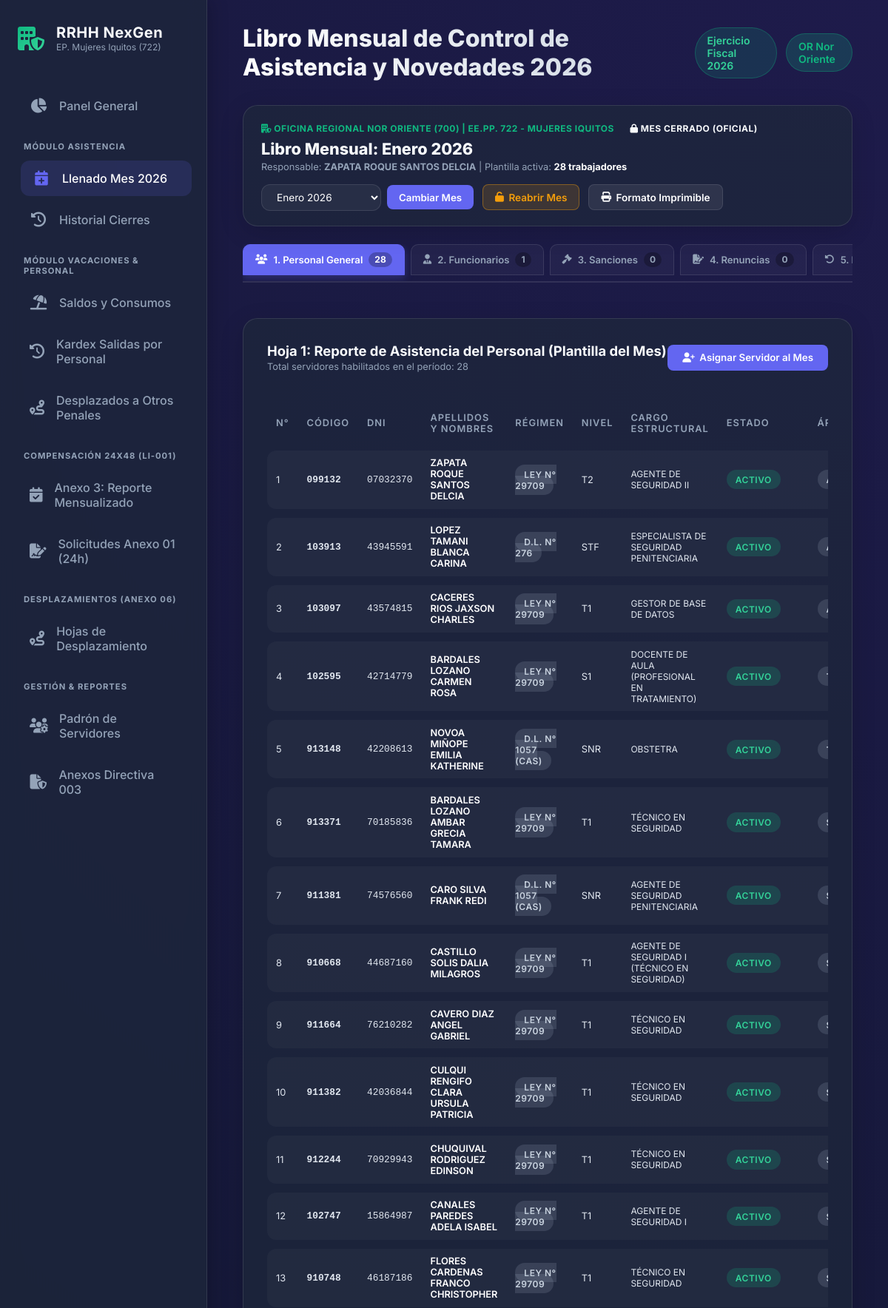
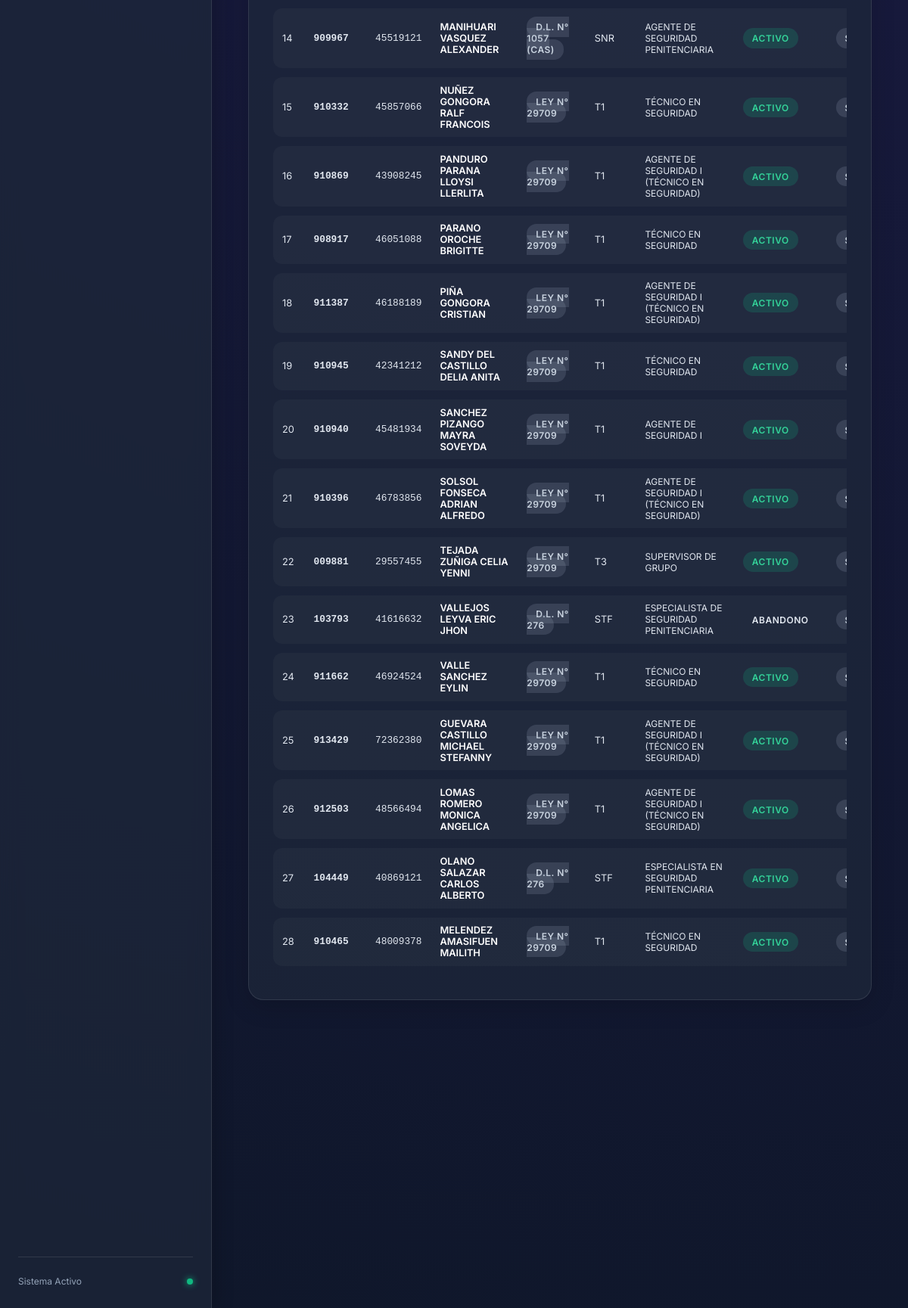
The app's page /asistencia/llenado-2026 with its own data (2 pictures, top to bottom).
### tables this page shows
CREATE TABLE empleados (
    id_empleado INTEGER PRIMARY KEY AUTOINCREMENT,
    codigo_servidor VARCHAR(20) UNIQUE NOT NULL, -- Ej: '099132', '103097'
    dni VARCHAR(15) UNIQUE,                      -- DNI (8 dígitos)
    apellidos_nombres VARCHAR(200) NOT NULL,
    created_at TIMESTAMP DEFAULT CURRENT_TIMESTAMP
, grupo_guardia_default INTEGER DEFAULT 1);

CREATE TABLE asistencia_mensual_personal (
    id_asistencia INTEGER PRIMARY KEY AUTOINCREMENT,
    id_reporte INTEGER NOT NULL,
    id_empleado INTEGER NOT NULL,
    id_regimen INTEGER,
    nivel VARCHAR(20),                           -- Ej: 'T1', 'T2', 'S1', 'STF', 'SNR'
    cargo_estructural VARCHAR(200),              -- Ej: 'AGENTE DE SEGURIDAD II'
    estado_laboral VARCHAR(50) DEFAULT 'ACTIVO', -- 'ACTIVO', 'ABANDONO', 'EXTINCION CONTRATO'
    modalidad_laboral VARCHAR(50) DEFAULT 'PRESENCIAL', -- 'PRESENCIAL', 'NO APLICA'
    direccion_oficina VARCHAR(100),              -- Ej: 'DIRECCION', 'SEGURIDAD PENITENCIARIA'
    jefatura_area VARCHAR(100),                  -- Ej: 'SEGURIDAD PENITENCIARIA', 'TRATAMIENTO'
    cargo_funcion VARCHAR(100),                  -- Ej: 'DIRECTORA', 'AGENTE DE SEGURIDAD'
    area_clasificacion VARCHAR(10),              -- 'ADM', 'SEG', 'TRA'
    horario_laboral VARCHAR(50),                 -- '08:00 - 17:00', '24 x 48'
    fecha_ingreso_eepp DATE,
    resolucion_documento VARCHAR(250),
    observaciones TEXT,
    FOREIGN KEY (id_reporte) REFERENCES reportes_cierre_mensual(id_reporte) ON DELETE CASCADE,
    FOREIGN KEY (id_empleado) REFERENCES empleados(id_empleado),
    FOREIGN KEY (id_regimen) REFERENCES regimenes_laborales(id_regimen)
);

CREATE TABLE regimenes_laborales (
    id_regimen INTEGER PRIMARY KEY AUTOINCREMENT,
    codigo VARCHAR(50) UNIQUE NOT NULL, -- 'LEY_29709', 'DL_276', 'DL_1057'
    nombre VARCHAR(100) NOT NULL
);

### app/modules/asistencia/router.py (the view)
@router.get("/llenado-2026", response_class=HTMLResponse)
async def ver_llenado_2026(request: Request, mes: int = 1, tab: str = "personal", mensaje: str = None, error: str = None):
    datos_mes = AsistenciaService.obtener_libro_mes(anio=2026, mes=mes)
    empleados = EmpleadoService.listar_personal()
    return templates.TemplateResponse(
        request=request,
        name="asistencia/libro_mensual_2026.html",
        context={
            "mes_seleccionado": mes,
            "tab_activa": tab,
            "meses": MESES_NOMBRES,
            "empleados": empleados,
            "datos_mes": datos_mes,
            "libro": datos_mes["libro"],
            "counts": datos_mes["counts"],
            "catalogos": datos_mes["catalogos"],
            "mensaje": mensaje,
            "error": error
        }
    )

### app/templates/asistencia/libro_mensual_2026.html (shortened to what this page needs)
{% extends "base.html" %}
{% block header_title %}Libro Mensual de Control de Asistencia y Novedades 2026{% endblock %}
{% block content %}
<div style="display: flex; flex-direction: column; gap: 1.5rem;">
    <div class="table-container" style="padding: 1.25rem 1.5rem;">
        <div style="display: flex; justify-content: space-between; align-items: center; flex-wrap: wrap; gap: 1rem;">
            <div>
                <div style="display: flex; align-items: center; gap: 0.75rem; flex-wrap: wrap;">
                    <div style="font-size: 0.75rem; font-weight: 700; color: var(--secondary); letter-spacing: 0.5px; text-transform: uppercase;">
                        <i class="fa-solid fa-building-shield"></i> OFICINA REGIONAL NOR ORIENTE (700) | EE.PP. 722 - MUJERES IQUITOS
                    </div>
                    {% if datos_mes.info.estado == 'CERRADO' %}
                    <span class="badge badge-error" style="font-size: 0.75rem; padding: 0.2rem 0.6rem; font-weight: 700;">
                        <i class="fa-solid fa-lock"></i> MES CERRADO (OFICIAL)
                    </span>
                    {% else %}
                    <span class="badge badge-success" style="font-size: 0.75rem; padding: 0.2rem 0.6rem; font-weight: 700;">
                        <i class="fa-solid fa-lock-open"></i> MES EN EDICIÓN (ABIERTO)
                    </span>
                    {% endif %}
                </div>
                <h2 style="font-size: 1.35rem; font-weight: 800; margin-top: 0.25rem;">
                    Libro Mensual: {% for m_id, m_nom in meses %}{% if m_id == mes_seleccionado %}{{ m_nom }}{% endif %}{% endfor %} 2026
                </h2>
                <div style="font-size: 0.8rem; color: var(--text-muted); margin-top: 0.2rem;">
                    Responsable: <strong>{{ datos_mes.info.responsable_nombre or 'ZAPATA ROQUE SANTOS DELCIA' }}</strong> | Plantilla activa: <strong style="color: #fff;">{{ counts.personal }} trabajadores</strong>
                </div>
            </div>
            <div style="display: flex; gap: 0.75rem; align-items: center; flex-wrap: wrap;">
                <form action="/asistencia/llenado-2026" method="GET" style="display: flex; gap: 0.5rem; align-items: center;">
                    <select name="mes" class="search-input" style="padding: 0.5rem 1rem; width: auto; font-size: 0.85rem; cursor: pointer;">
                        {% for m_id, m_nom in meses %}
                        <option value="{{ m_id }}" {% if mes_seleccionado == m_id %}selected{% endif %} style="color: #000;">
                            {{ m_nom }} 2026
                        </option>
                        {% endfor %}
                    </select>
                    <button type="submit" style="background: var(--primary); color: #fff; border: none; border-radius: 8px; padding: 0.55rem 1rem; font-weight: 600; cursor: pointer;">
                        Cambiar Mes
                    </button>
                </form>
                {% if datos_mes.info.estado == 'CERRADO' %}
                <form action="/asistencia/reabrir-mes" method="POST" onsubmit="return confirm('¿Desea reabrir este mes para habilitar modificaciones?');" style="margin: 0;">
                    <button type="submit" style="background: rgba(245, 158, 11, 0.15); color: #f59e0b; border: 1px solid rgba(245, 158, 11, 0.4); border-radius: 8px; padding: 0.55rem 1rem; font-size: 0.85rem; font-weight: 600; cursor: pointer; display: inline-flex; align-items: center; gap: 0.4rem;">
                        <i class="fa-solid fa-unlock"></i> Reabrir Mes
                    </button>
                </form>
                {% endif %}
                <a href="/reportes/anexo/1?anio=2026&mes={{ mes_seleccionado }}" style="background: rgba(255,255,255,0.08); color: #fff; text-decoration: none; border: 1px solid var(--border-color); border-radius: 8px; padding: 0.55rem 1rem; font-size: 0.85rem; font-weight: 600; display: inline-flex; align-items: center; gap: 0.4rem;">
                    <i class="fa-solid fa-print"></i> Formato Imprimible
                </a>
            </div>
        </div>
    </div>
    <div class="tabs-nav">
        <a href="/asistencia/llenado-2026?mes={{ mes_seleccionado }}&tab=personal" class="tab-btn {% if tab_activa == 'personal' %}active{% endif %}">
            <i class="fa-solid fa-users"></i> 1. Personal General <span class="tab-counter">{{ counts.personal }}</span>
        </a>
        <a href="/asistencia/llenado-2026?mes={{ mes_seleccionado }}&tab=funcionarios" class="tab-btn {% if tab_activa == 'funcionarios' %}active{% endif %}">
            <i class="fa-solid fa-user-tie"></i> 2. Funcionarios <span class="tab-counter">{{ counts.funcionarios }}</span>
        </a>
        <a href="/asistencia/llenado-2026?mes={{ mes_seleccionado }}&tab=sanciones" class="tab-btn {% if tab_activa == 'sanciones' %}active{% endif %}">
            <i class="fa-solid fa-gavel"></i> 3. Sanciones <span class="tab-counter">{{ counts.sanciones }}</span>
        </a>
        <a href="/asistencia/llenado-2026?mes={{ mes_seleccionado }}&tab=renuncias" class="tab-btn {% if tab_activa == 'renuncias' %}active{% endif %}">
            <i class="fa-solid fa-file-signature"></i> 4. Renuncias <span class="tab-counter">{{ counts.renuncias }}</span>
        </a>
        <a href="/asistencia/llenado-2026?mes={{ mes_seleccionado }}&tab=reincorporaciones" class="tab-btn {% if tab_activa == 'reincorporaciones' %}active{% endif %}">
            <i class="fa-solid fa-rotate-left"></i> 5. Reincorporaciones <span class="tab-counter">{{ counts.reincorporaciones }}</span>
        </a>
    </div>
    {% if tab_activa == 'personal' %}
    <div class="tab-content">
        <div class="table-container">
            <div class="table-header">
                <div>
                    <h3 style="font-size: 1.15rem; font-weight: 700;">Hoja 1: Reporte de Asistencia del Personal (Plantilla del Mes)</h3>
                    <p style="color: var(--text-muted); font-size: 0.8rem; margin-top: 0.2rem;">Total servidores habilitados en el período: {{ counts.personal }}</p>
                </div>
                <button onclick="document.getElementById('modal-personal').style.display='block'" style="background: var(--primary); color: #fff; border: none; border-radius: 8px; padding: 0.6rem 1.25rem; font-weight: 600; cursor: pointer; display: inline-flex; align-items: center; gap: 0.4rem;">
                    <i class="fa-solid fa-user-plus"></i> Asignar Servidor al Mes
                </button>
            </div>
            <div style="overflow-x: auto; margin-top: 1rem;">
                <table class="data-table data-table-compact">
                    <thead>
                        <tr>
                            <th>N°</th>
                            <th>Código</th>
                            <th>DNI</th>
                            <th>Apellidos y Nombres</th>
                            <th>Régimen</th>
                            <th>Nivel</th>
                            <th>Cargo Estructural</th>
                            <th>Estado</th>
                            <th>Área</th>
                        </tr>
                    </thead>
                    <tbody>
                        {% for p in libro.personal %}
                        <tr>
                            <td>{{ loop.index }}</td>
                            <td style="font-family: monospace; font-weight: 700;">{{ p.codigo_servidor }}</td>
                            <td style="font-family: monospace;">{{ p.dni or '-' }}</td>
                            <td style="font-weight: 600; color: #fff;">{{ p.apellidos_nombres }}</td>
                            <td><span class="badge badge-neutral">{{ p.nombre_regimen or 'Ley N° 29709' }}</span></td>
                            <td>{{ p.nivel or '-' }}</td>
                            <td style="font-size: 0.75rem;">{{ p.cargo_estructural or '-' }}</td>
                            <td>
                                {% if p.estado_laboral == 'ACTIVO' %}
                                <span class="badge badge-success">ACTIVO</span>
                                {% else %}
                                <span class="badge badge-error">{{ p.estado_laboral }}</span>
                                {% endif %}
                            </td>
                            <td><span class="badge badge-neutral">{{ p.area_clasificacion }}</span></td>
                        </tr>
                        {% endfor %}
                    </tbody>
                </table>
            </div>
        </div>
    </div>
    {% endif %}
</div>
{% endblock %}

### app/static/premium.css (style rules this page uses)
:root { --primary: #6366f1; --primary-hover: #4f46e5; --secondary: #10b981; --bg-dark: #0f172a; --bg-panel: rgba(30, 41, 59, 0.7); --text-main: #f8fafc; --text-muted: #94a3b8; --border-color: rgba(255, 255, 255, 0.1); --danger: #ef4444; --warning: #f59e0b; }
* { margin: 0; padding: 0; box-sizing: border-box; font-family: 'Inter', system-ui, sans-serif; }
body { background: radial-gradient(circle at top right, #1e1b4b, #0f172a); color: var(--text-main); min-height: 100vh; display: flex; overflow-x: hidden; }
.table-container { background: var(--bg-panel); backdrop-filter: blur(10px); border: 1px solid var(--border-color); border-radius: 20px; padding: 2rem; box-shadow: 0 8px 32px rgba(0,0,0,0.15); }
.table-header { display: flex; justify-content: space-between; align-items: center; margin-bottom: 2rem; }
.data-table { width: 100%; border-collapse: separate; border-spacing: 0 0.75rem; }
.data-table th { text-align: left; padding: 0 1rem 0.5rem; color: var(--text-muted); font-size: 0.75rem; text-transform: uppercase; letter-spacing: 1px; font-weight: 600; }
.data-table td { padding: 1.25rem 1rem; background: rgba(255,255,255,0.03); color: #e2e8f0; font-size: 0.95rem; transition: background 0.2s; }
.data-table tr td:first-child { border-top-left-radius: 12px; border-bottom-left-radius: 12px; }
.badge { padding: 0.35rem 0.75rem; border-radius: 999px; font-size: 0.75rem; font-weight: 600; text-transform: uppercase; letter-spacing: 0.5px; }
.badge-success { background: rgba(16, 185, 129, 0.2); color: #34d399; }
.badge-neutral { background: rgba(148, 163, 184, 0.2); color: #cbd5e1; }

### app/templates/base.html (style rules this page uses)
.search-input { width: 100%; background: rgba(255, 255, 255, 0.05); border: 1px solid var(--border-color); border-radius: 12px; padding: 0.75rem 1rem; color: #fff; font-size: 0.9rem; outline: none; transition: border-color 0.2s; }

### app/templates/asistencia/libro_mensual_2026.html (style rules this page uses)
.tabs-nav { display: flex; gap: 0.5rem; overflow-x: auto; padding-bottom: 0.5rem; border-bottom: 2px solid var(--border-color); margin-bottom: 1.5rem; }
.tab-btn { background: rgba(255, 255, 255, 0.04); border: 1px solid var(--border-color); border-radius: 10px 10px 0 0; color: var(--text-muted); padding: 0.65rem 1rem; font-size: 0.82rem; font-weight: 600; cursor: pointer; display: inline-flex; align-items: center; gap: 0.5rem; text-decoration: none; white-space: nowrap; transition: all 0.2s; }
.tab-btn.active { background: var(--primary); color: #fff; border-color: var(--primary); box-shadow: 0 4px 12px rgba(99, 102, 241, 0.3); }
.tab-counter { background: rgba(0, 0, 0, 0.25); border-radius: 999px; padding: 0.15rem 0.5rem; font-size: 0.75rem; font-weight: 700; }
.tab-content { animation: fadeIn 0.25s ease; }
.data-table-compact th, .data-table-compact td { padding: 0.6rem 0.75rem; font-size: 0.8rem; }

### records on screen
empleados: info "ZAPATA ROQUE SANTOS DELCIA"
asistencia_mensual_personal: codigo_servidor "099132", dni "07032370", apellidos_nombres "ZAPATA ROQUE SANTOS DELCIA", nombre "LEY N° 29709", nivel "T2", cargo_estructural "AGENTE DE SEGURIDAD II", estado_laboral "ACTIVO"
asistencia_mensual_personal: codigo_servidor "103913", dni "43945591", apellidos_nombres "LOPEZ TAMANI BLANCA CARINA", nombre "D.L. N° 276", nivel "STF", cargo_estructural "ESPECIALISTA DE SEGURIDAD PENITENCIARIA", estado_laboral "ACTIVO"
asistencia_mensual_personal: codigo_servidor "103097", dni "43574815", apellidos_nombres "CACERES RIOS JAXSON CHARLES", nombre "LEY N° 29709", nivel "T1", cargo_estructural "GESTOR DE BASE DE DATOS", estado_laboral "ACTIVO"
asistencia_mensual_personal: codigo_servidor "102595", dni "42714779", apellidos_nombres "BARDALES LOZANO CARMEN ROSA", nombre "LEY N° 29709", nivel "S1", cargo_estructural "DOCENTE DE AULA (PROFESIONAL EN TRATAMIENTO)", estado_laboral "ACTIVO"
asistencia_mensual_personal: codigo_servidor "913148", dni "42208613", apellidos_nombres "NOVOA MIÑOPE EMILIA KATHERINE", nombre "D.L. N° 1057 (CAS)", nivel "SNR", cargo_estructural "OBSTETRA", estado_laboral "ACTIVO"
asistencia_mensual_personal: codigo_servidor "913371", dni "70185836", apellidos_nombres "BARDALES LOZANO AMBAR GRECIA TAMARA", nombre "LEY N° 29709", nivel "T1", cargo_estructural "TÉCNICO EN SEGURIDAD", estado_laboral "ACTIVO"
asistencia_mensual_personal: codigo_servidor "911381", dni "74576560", apellidos_nombres "CARO SILVA FRANK REDI", nombre "D.L. N° 1057 (CAS)", nivel "SNR", cargo_estructural "AGENTE DE SEGURIDAD PENITENCIARIA", estado_laboral "ACTIVO"
asistencia_mensual_personal: codigo_servidor "910668", dni "44687160", apellidos_nombres "CASTILLO SOLIS DALIA MILAGROS", nombre "LEY N° 29709", nivel "T1", cargo_estructural "AGENTE DE SEGURIDAD I (TÉCNICO EN SEGURIDAD)", estado_laboral "ACTIVO"
asistencia_mensual_personal: codigo_servidor "911664", dni "76210282", apellidos_nombres "CAVERO DIAZ ANGEL GABRIEL", nombre "LEY N° 29709", nivel "T1", cargo_estructural "TÉCNICO EN SEGURIDAD", estado_laboral "ACTIVO"
asistencia_mensual_personal: codigo_servidor "911382", dni "42036844", apellidos_nombres "CULQUI RENGIFO CLARA URSULA PATRICIA", nombre "LEY N° 29709", nivel "T1", cargo_estructural "TÉCNICO EN SEGURIDAD", estado_laboral "ACTIVO"
asistencia_mensual_personal: codigo_servidor "912244", dni "70929943", apellidos_nombres "CHUQUIVAL RODRIGUEZ EDINSON", nombre "LEY N° 29709", nivel "T1", cargo_estructural "TÉCNICO EN SEGURIDAD", estado_laboral "ACTIVO"
asistencia_mensual_personal: codigo_servidor "102747", dni "15864987", apellidos_nombres "CANALES PAREDES ADELA ISABEL", nombre "LEY N° 29709", nivel "T1", cargo_estructural "AGENTE DE SEGURIDAD I", estado_laboral "ACTIVO"
asistencia_mensual_personal: codigo_servidor "910748", dni "46187186", apellidos_nombres "FLORES CARDENAS FRANCO CHRISTOPHER", nombre "LEY N° 29709", nivel "T1", cargo_estructural "TÉCNICO EN SEGURIDAD", estado_laboral "ACTIVO"
asistencia_mensual_personal: codigo_servidor "909967", dni "45519121", apellidos_nombres "MANIHUARI VASQUEZ ALEXANDER", nombre "D.L. N° 1057 (CAS)", nivel "SNR", cargo_estructural "AGENTE DE SEGURIDAD PENITENCIARIA", estado_laboral "ACTIVO"
asistencia_mensual_personal: codigo_servidor "910332", dni "45857066", apellidos_nombres "NUÑEZ GONGORA RALF FRANCOIS", nombre "LEY N° 29709", nivel "T1", cargo_estructural "TÉCNICO EN SEGURIDAD", estado_laboral "ACTIVO"
asistencia_mensual_personal: codigo_servidor "910869", dni "43908245", apellidos_nombres "PANDURO PARANA LLOYSI LLERLITA", nombre "LEY N° 29709", nivel "T1", cargo_estructural "AGENTE DE SEGURIDAD I (TÉCNICO EN SEGURIDAD)", estado_laboral "ACTIVO"
asistencia_mensual_personal: codigo_servidor "908917", dni "46051088", apellidos_nombres "PARANO OROCHE BRIGITTE", nombre "LEY N° 29709", nivel "T1", cargo_estructural "TÉCNICO EN SEGURIDAD", estado_laboral "ACTIVO"
asistencia_mensual_personal: codigo_servidor "911387", dni "46188189", apellidos_nombres "PIÑA GONGORA CRISTIAN", nombre "LEY N° 29709", nivel "T1", cargo_estructural "AGENTE DE SEGURIDAD I (TÉCNICO EN SEGURIDAD)", estado_laboral "ACTIVO"
asistencia_mensual_personal: codigo_servidor "910945", dni "42341212", apellidos_nombres "SANDY DEL CASTILLO DELIA ANITA", nombre "LEY N° 29709", nivel "T1", cargo_estructural "TÉCNICO EN SEGURIDAD", estado_laboral "ACTIVO"
asistencia_mensual_personal: codigo_servidor "910940", dni "45481934", apellidos_nombres "SANCHEZ PIZANGO MAYRA SOVEYDA", nombre "LEY N° 29709", nivel "T1", cargo_estructural "AGENTE DE SEGURIDAD I", estado_laboral "ACTIVO"
asistencia_mensual_personal: codigo_servidor "910396", dni "46783856", apellidos_nombres "SOLSOL FONSECA ADRIAN ALFREDO", nombre "LEY N° 29709", nivel "T1", cargo_estructural "AGENTE DE SEGURIDAD I (TÉCNICO EN SEGURIDAD)", estado_laboral "ACTIVO"
asistencia_mensual_personal: codigo_servidor "009881", dni "29557455", apellidos_nombres "TEJADA ZUÑIGA CELIA YENNI", nombre "LEY N° 29709", nivel "T3", cargo_estructural "SUPERVISOR DE GRUPO", estado_laboral "ACTIVO"
asistencia_mensual_personal: codigo_servidor "103793", dni "41616632", apellidos_nombres "VALLEJOS LEYVA ERIC JHON", nombre "D.L. N° 276", nivel "STF", cargo_estructural "ESPECIALISTA DE SEGURIDAD PENITENCIARIA", estado_laboral "ABANDONO"
asistencia_mensual_personal: codigo_servidor "911662", dni "46924524", apellidos_nombres "VALLE SANCHEZ EYLIN", nombre "LEY N° 29709", nivel "T1", cargo_estructural "TÉCNICO EN SEGURIDAD", estado_laboral "ACTIVO"
asistencia_mensual_personal: codigo_servidor "913429", dni "72362380", apellidos_nombres "GUEVARA CASTILLO MICHAEL STEFANNY", nombre "LEY N° 29709", nivel "T1", cargo_estructural "AGENTE DE SEGURIDAD I (TÉCNICO EN SEGURIDAD)", estado_laboral "ACTIVO"
asistencia_mensual_personal: codigo_servidor "912503", dni "48566494", apellidos_nombres "LOMAS ROMERO MONICA ANGELICA", nombre "LEY N° 29709", nivel "T1", cargo_estructural "AGENTE DE SEGURIDAD I (TÉCNICO EN SEGURIDAD)", estado_laboral "ACTIVO"
asistencia_mensual_personal: codigo_servidor "104449", dni "40869121", apellidos_nombres "OLANO SALAZAR CARLOS ALBERTO", nombre "D.L. N° 276", nivel "STF", cargo_estructural "ESPECIALISTA EN SEGURIDAD PENITENCIARIA", estado_laboral "ACTIVO"
asistencia_mensual_personal: codigo_servidor "910465", dni "48009378", apellidos_nombres "MELENDEZ AMASIFUEN MAILITH", nombre "LEY N° 29709", nivel "T1", cargo_estructural "TÉCNICO EN SEGURIDAD", estado_laboral "ACTIVO"

### other values on screen
{{ m_nom }} "Enero"
{{ counts.personal }} "28"
{{ counts.funcionarios }} "1"
{{ counts.sanciones }} "0"
{{ counts.renuncias }} "0"
form field mes "Enero 2026"
